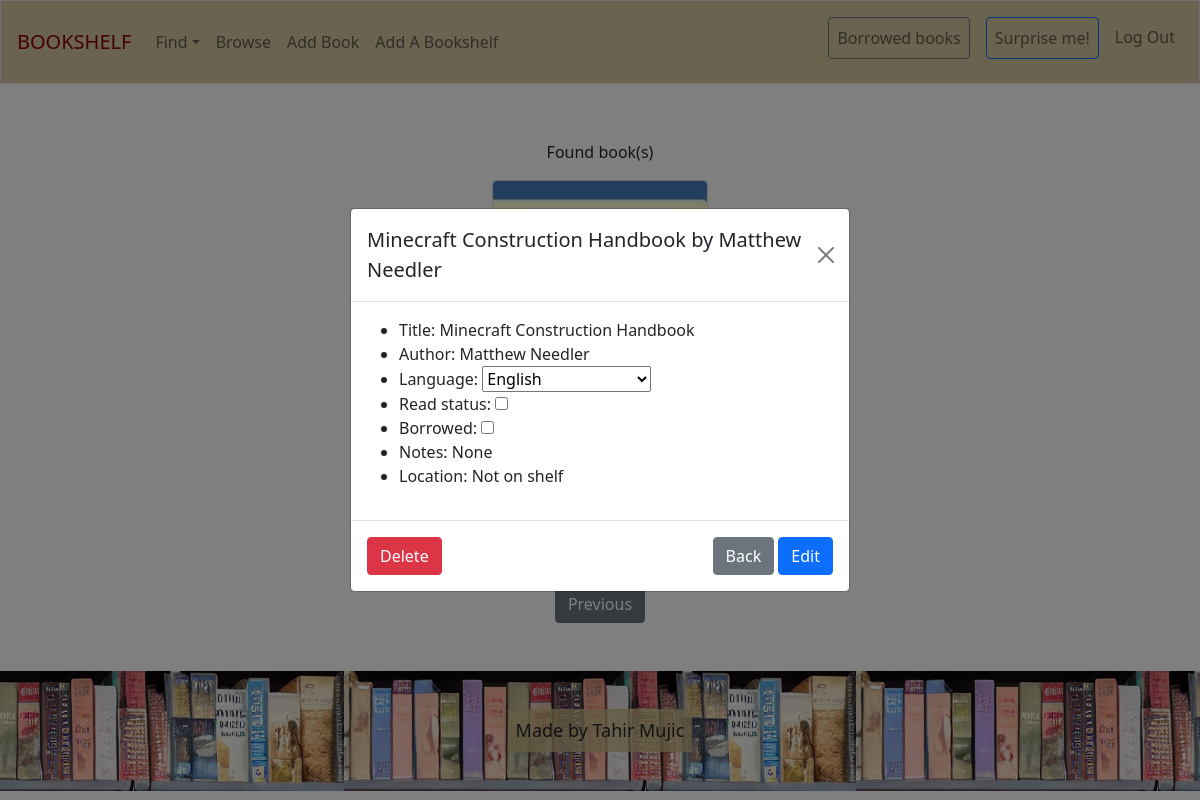
The page /book_details?id=154 (signed in) on the database its author committed.
### tables this page shows
CREATE TABLE books (
    id INTEGER PRIMARY KEY AUTOINCREMENT NOT NULL,
    title TEXT NOT NULL,
    author TEXT NOT NULL,
    language TEXT,
    location_x INTEGER,
    location_y INTEGER,
    status TEXT,
    note TEXT,
    image TEXT,
    date TIMESTAMP DEFAULT CURRENT_TIMESTAMP NOT NULL,
    bookshelf_id INTEGER,
    user_id INTEGER, borrowed TEXT,
    FOREIGN KEY(bookshelf_id) REFERENCES bookshelves(id),
    FOREIGN KEY(user_id) REFERENCES users(id)
);

### app.py (the view)
@app.route('/book_details', methods=['GET', 'POST'])
@login_required
def book_details():
    if request.method == 'POST':
        data = request.form
        loc_x = data['selected-max-width']
        loc_y = data['selected-max-height']
        if 'location-input' in data:
            loc = data['location-input']
        if data['submit'] == 'delete':
            book_id = data['book_id']
            db.execute("DELETE FROM books WHERE id =?;", book_id)
            return redirect('/')
        if 'status' in data:
            status = data['status']
        else:
            status = None
        if 'borrowed' in data:
            borrowed = data['borrowed']
            loc = 'None'
        else:
            borrowed = None
        if loc == 'None':
            loc_y = None
            loc_x = None
            loc = (None,)
        db.execute(
            "UPDATE books SET title = ?, author = ?, language = ?, location_y = ?, location_x = ?, status = ?, borrowed =?, note = ?, bookshelf_id = ? WHERE id = ?;",
            data['title'], data['author'], data['language'], loc_y, loc_x, status, borrowed, data['note'],
            loc, data['book_id']
        )
        return redirect('/')
    else:
        books = get_books()
        pages = paginate(books, 5)
        page = request.args.get('page', 0, type=int)
        book_id = request.args.get('id')
        book_details = db.execute(
            "SELECT id, title, author, language, status, borrowed, note, bookshelf_id, location_x, location_y FROM books WHERE id = ?;", book_id
        )
        shelf = db.execute(
            "SELECT description FROM bookshelves WHERE id=?;", book_details[0]['bookshelf_id'])
        bookshelves = db.execute(
            "SELECT id, width, height, description FROM bookshelves WHERE user_id =?;", session['user_id'])
        return render_template('book_details.html', books=books_to_show[0][page], book_details=book_details[0], shelf=shelf, bookshelves=bookshelves)

### app.py (called while the page is built)
@app.after_request
def after_request(response):
    response.headers['Cache-Control'] = 'no-cache, no-store, must-revalidate'
    response.headers['Expires'] = 0
    response.headers['Pragma'] = 'no-cache'
    return response

def get_books():
    books = db.execute(
        "SELECT id, title, author, image FROM books WHERE user_id=?", session['user_id'])
    return books

### helpers.py (called while the page is built)
def login_required(f):
    @wraps(f)
    def decorated_function(*args, **kwargs):
        if session.get("user_id") is None:
            return redirect("/login")
        return f(*args, **kwargs)
    return decorated_function

def paginate (list, per_page):
    if not per_page:
        per_page = 10
    pages = [list[x:x+per_page] for x in range(0, len(list), per_page)]
    return pages

### templates/book_details.html (shortened to what this page needs)
{% extends "index.html" %} {% block book_details %}
<div
	class="modal fade"
	id="exampleModal"
	tabindex="-1"
	aria-labelledby="exampleModalLabel"
	aria-hidden="true"
	data-bs-keyboard="false"
	data-bs-backdrop="static"
>
	<div class="modal-dialog modal-dialog-centered text-start">
		<div class="modal-content">
			<div class="modal-header">
				<h5 class="modal-title" id="exampleModalLabel">
					{{ book_details['title'] }} by {{ book_details['author'] }}
				</h5>
				<a
					href="javascript:window.history.back()"
					type="button"
					class="btn-close"
					aria-label="Close"
				></a>
			</div>
			<form action="/book_details" id="modal-form" method="post">
				<div class="modal-body">
					<ul>
						<li>
							Title:
							<span class="edit" data-input="title_input"
								>{{ book_details['title'] }}</span
							><input
						</li>
						<li>
							Author:
							<span class="edit" data-input="author-input"
								>{{ book_details['author'] }}</span
							>
						</li>
						<li>
							Language:
							<select
								id="language"
								data-default="{{ book_details['language'] }}"
								name="language"
							>
								<option value="EN">English</option>
							</select>
						</li>
						<li>
							Read status: {% if book_details['status'] %}
							<input type="checkbox" name="status" value="True" checked />
							{%else%}
							<input type="checkbox" name="status" value="True" />
							{% endif %}
						</li>
						<li>
							Borrowed: {% if book_details['borrowed'] %}
							<input
								id="borrowed"
								type="checkbox"
								name="borrowed"
								value="True"
								checked
							/>
							{%else%}
							<input
								id="borrowed"
								type="checkbox"
								name="borrowed"
								value="True"
							/>
							{% endif %}
						</li>
						<li>
							Notes:
							<span class="edit" data-input="note-input"
								>{{ book_details['note'] }}</span
							>
						</li>
						<li>
							Location:
							<span
								class="edit"
								id="current-shelf"
								data-input="location-input"
								name="location-input"
								data-default="{{book_details['bookshelf_id']}}"
							>
								{% if book_details['bookshelf_id'] == None %} Not on shelf {%
								else %} {{shelf[0]['description']}}
								<ul>
									<li>↑: {{ book_details['location_y'] }} shelf from bottom</li>
									<li>→: {{ book_details['location_x'] }} shelf from left</li>
								</ul>
								{%endif%}
							</span>
						</li>
					</ul>
				</div>
				<div class="modal-footer">
					<div class="float-left" style="margin-right: auto">
						<button
							id="delete-btn"
							name="submit"
							class="btn btn-danger"
							value="delete"
						>
							Delete
						</button>
					</div>
					<div class="float-right">
						<a
							href="javascript:window.history.back()"
							type="button"
							class="btn btn-secondary"
							>Back</a
						>
						<button
							id="edit-book"
							name="submit"
							value="edit"
							type="submit"
							class="btn btn-primary"
						>
							Edit
						</button>
					</div>
				</div>
			</form>
		</div>
	</div>
</div>
{% endblock %}

### templates/layout.html (style rules this page uses)
a { text-decoration: none; color: grey; }

### rows shown on the page
books: title "Minecraft Construction Handbook", author "Matthew Needler", language "English"

### other values the page prints
{{ book_details['note'] }} "None"
